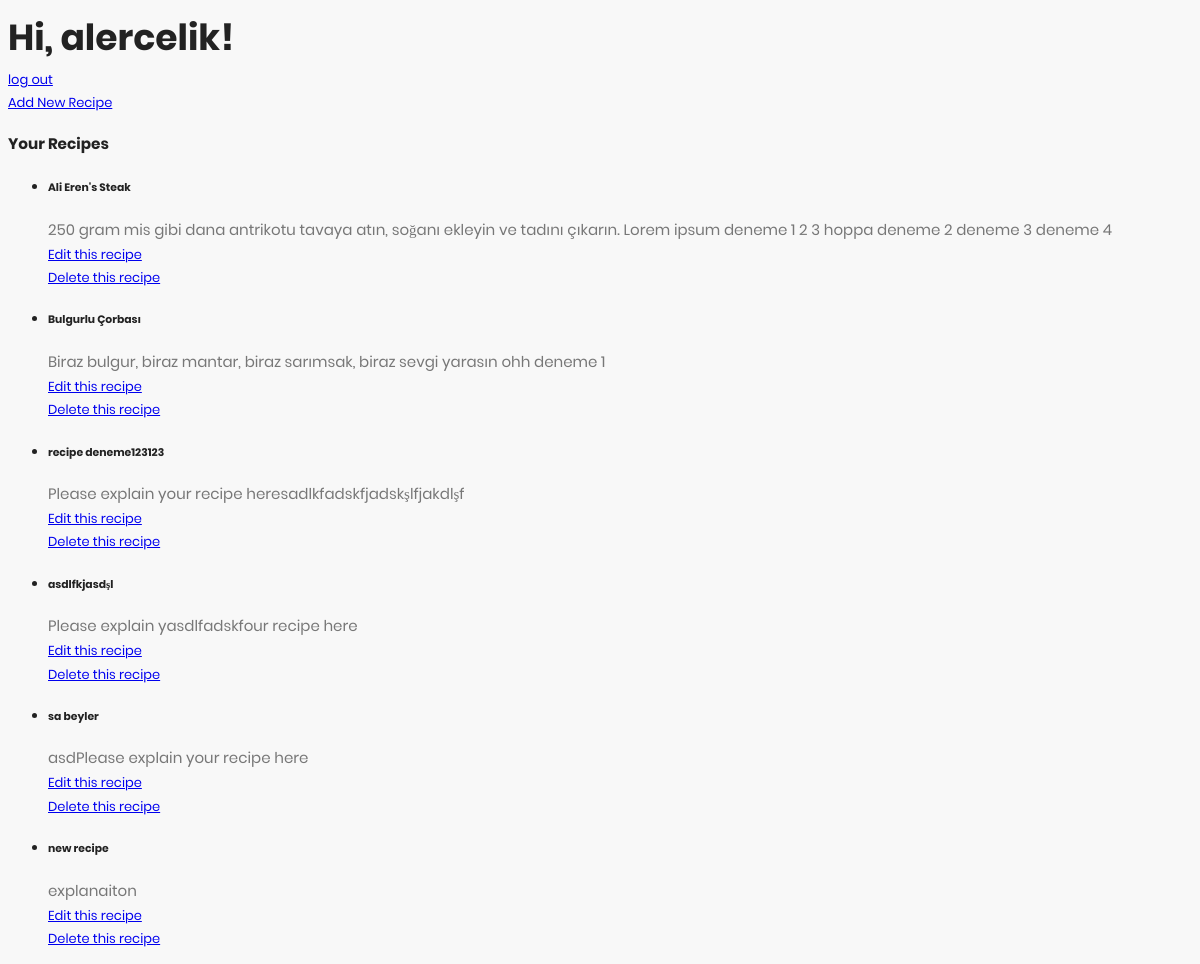
The app's page /profile (signed in), older data.
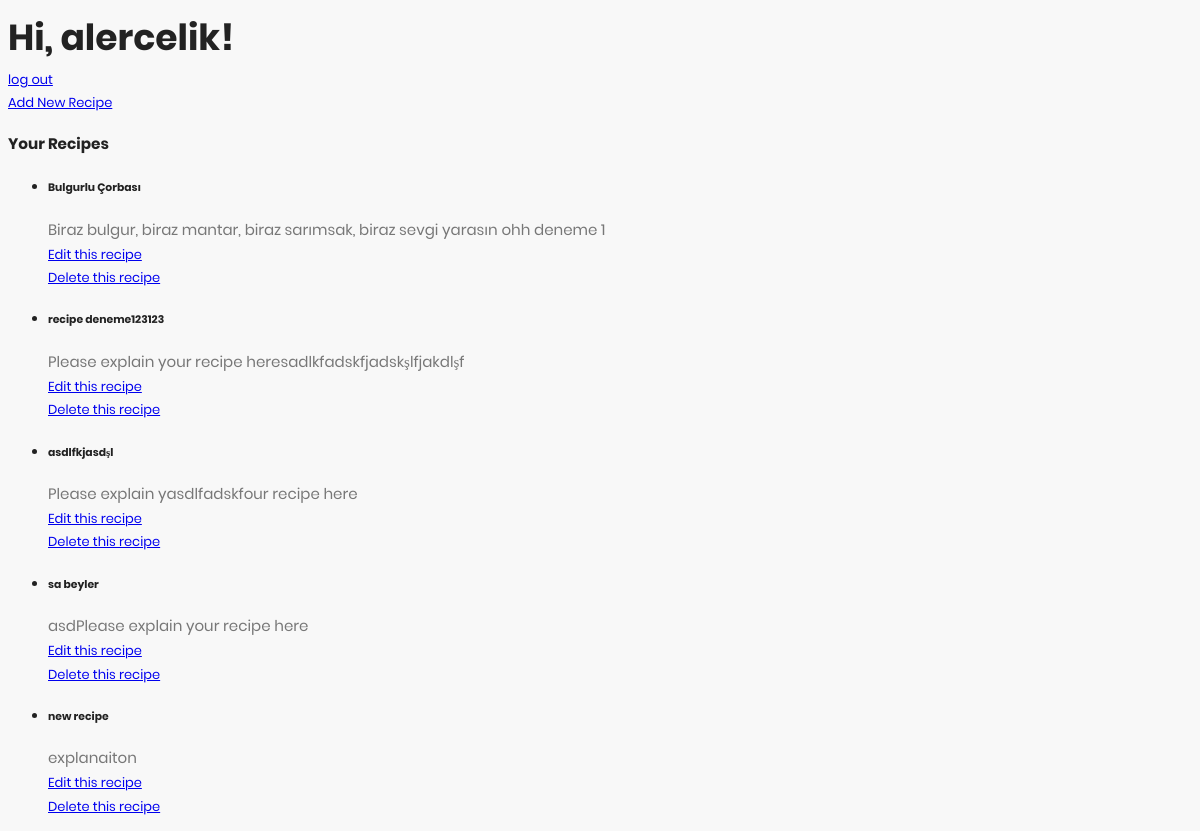
The same page, newer data.
### main.py (models this page shows, shortened)
class Recipe(db.Model):
	__tablename__ = 'Recipe'
	id = db.Column(db.Integer, primary_key = True)
	name = db.Column(db.String(100))
	text = db.Column(db.Text)
	category_id = db.Column(db.Integer, db.ForeignKey('RecipeCategory.id'), nullable=False)
	user_id = db.Column(db.Integer, db.ForeignKey('User.id'), nullable=False)
	add_date = db.Column(db.DateTime)
	last_edit_date = db.Column(db.DateTime)

### main.py (the view)
@app.route('/profile', methods=['POST', 'GET'])
def profile():
	if check_if_user_logged_in():
		user_id = session["user_id"]
		recipes = Recipe.query.filter_by(user_id=user_id)
		return render_template('profile.html', username=session["username"], recipes=recipes)
	else:
		return render_template('log_in.html')

### main.py (called while the page is built)
def check_if_user_logged_in():
	if not "logged_in" in session:
		user_logged_in = False
		session["logged_in"] = False
	else:
		user_logged_in = session["logged_in"]
	return user_logged_in

### templates/profile.html (shortened to what this page needs)
<!DOCTYPE html>
<html lang="en">
<head>
    <link rel="stylesheet" href="{{ url_for('static', filename='fonts/material-icon/css/material-design-iconic-font.min.css') }}">
    <link rel="stylesheet" href="{{ url_for('static', filename='css/style.css') }}">
</head>
<body>
    <div class="main_profile">
        <h2>Hi, {{ username }}!</h2>
        <a href="{{url_for("log_out")}}">log out</a>
        <br>
        <a href="{{url_for("add_recipe")}}">Add New Recipe</a>
        <br>
        <div>
            <h3>Your Recipes</h3>
            <ul>
            {% for recipe in recipes %}
                <li>
                    <h5>{{recipe.name}}</h5>
                    <p>{{recipe.text}}</p>
                    <a name="edit" href="{{url_for("edit_recipe", recipe_id=recipe.id)}}">Edit this recipe</a>
                    <br>
                    <a name="delete" href="{{url_for("delete_recipe", recipe_id=recipe.id)}}">Delete this recipe</a>
                    <br>
                </li>
            {% endfor %}
            </ul>
        </div>
    </div>
</body>
</html>

Row changes from the older to the newer data that the page shows:
removed Recipe: name "Ali Eren's Steak", text "250 gram mis gibi dana antrikotu tavaya atın, soğanı ekleyin ve tadını çıkarın. Lorem ipsum deneme 1 2 3 hoppa deneme 2 deneme 3 deneme 4"
